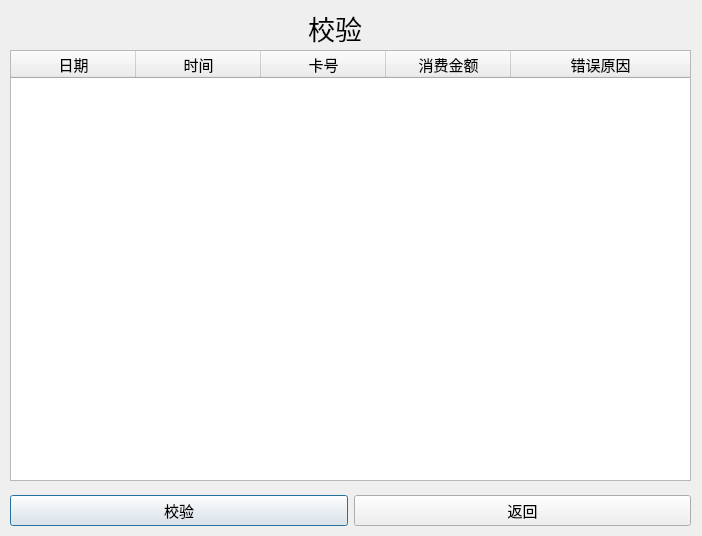
<?xml version="1.0" encoding="UTF-8"?>
<ui version="4.0">
 <class>CheckFileDialog</class>
 <widget class="QDialog" name="CheckFileDialog">
  <property name="geometry">
   <rect>
    <x>0</x>
    <y>0</y>
    <width>702</width>
    <height>536</height>
   </rect>
  </property>
  <property name="minimumSize">
   <size>
    <width>702</width>
    <height>536</height>
   </size>
  </property>
  <property name="maximumSize">
   <size>
    <width>702</width>
    <height>536</height>
   </size>
  </property>
  <property name="windowTitle">
   <string>校验</string>
  </property>
  <widget class="QLabel" name="label">
   <property name="geometry">
    <rect>
     <x>290</x>
     <y>10</y>
     <width>90</width>
     <height>35</height>
    </rect>
   </property>
   <property name="font">
    <font>
     <family>Arial</family>
     <pointsize>20</pointsize>
    </font>
   </property>
   <property name="text">
    <string>校验</string>
   </property>
   <property name="alignment">
    <set>Qt::AlignCenter</set>
   </property>
  </widget>
  <widget class="QWidget" name="horizontalLayoutWidget">
   <property name="geometry">
    <rect>
     <x>10</x>
     <y>490</y>
     <width>681</width>
     <height>41</height>
    </rect>
   </property>
   <layout class="QHBoxLayout" name="horizontalLayout">
    <item>
     <widget class="QPushButton" name="checkBtn">
      <property name="font">
       <font>
        <family>Arial</family>
        <pointsize>11</pointsize>
       </font>
      </property>
      <property name="text">
       <string>校验</string>
      </property>
     </widget>
    </item>
    <item>
     <widget class="QPushButton" name="backBtn">
      <property name="font">
       <font>
        <family>Arial</family>
        <pointsize>11</pointsize>
       </font>
      </property>
      <property name="text">
       <string>返回</string>
      </property>
     </widget>
    </item>
   </layout>
  </widget>
  <widget class="QTableWidget" name="tableWidget">
   <property name="geometry">
    <rect>
     <x>10</x>
     <y>50</y>
     <width>681</width>
     <height>431</height>
    </rect>
   </property>
   <property name="font">
    <font>
     <pointsize>11</pointsize>
    </font>
   </property>
   <property name="editTriggers">
    <set>QAbstractItemView::NoEditTriggers</set>
   </property>
   <attribute name="horizontalHeaderDefaultSectionSize">
    <number>125</number>
   </attribute>
   <attribute name="horizontalHeaderStretchLastSection">
    <bool>true</bool>
   </attribute>
   <column>
    <property name="text">
     <string>日期</string>
    </property>
   </column>
   <column>
    <property name="text">
     <string>时间</string>
    </property>
   </column>
   <column>
    <property name="text">
     <string>卡号</string>
    </property>
   </column>
   <column>
    <property name="text">
     <string>消费金额</string>
    </property>
   </column>
   <column>
    <property name="text">
     <string>错误原因</string>
    </property>
   </column>
  </widget>
 </widget>
 <resources/>
 <connections/>
</ui>
